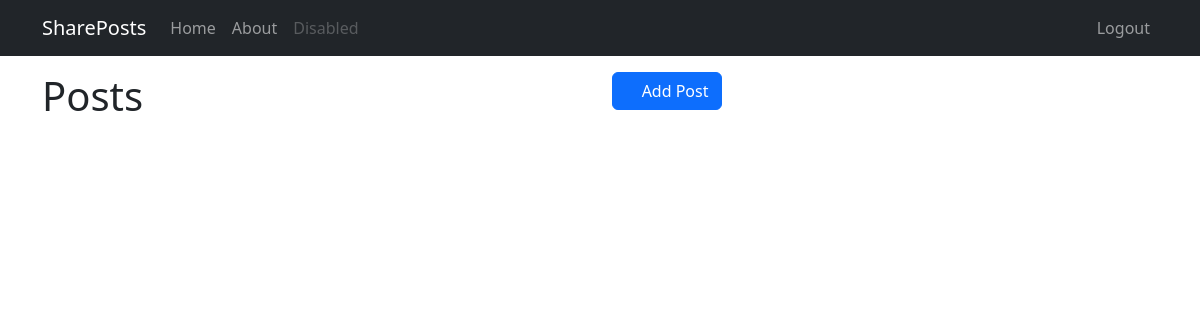
The page /posts (signed in) on the database as committed earlier.
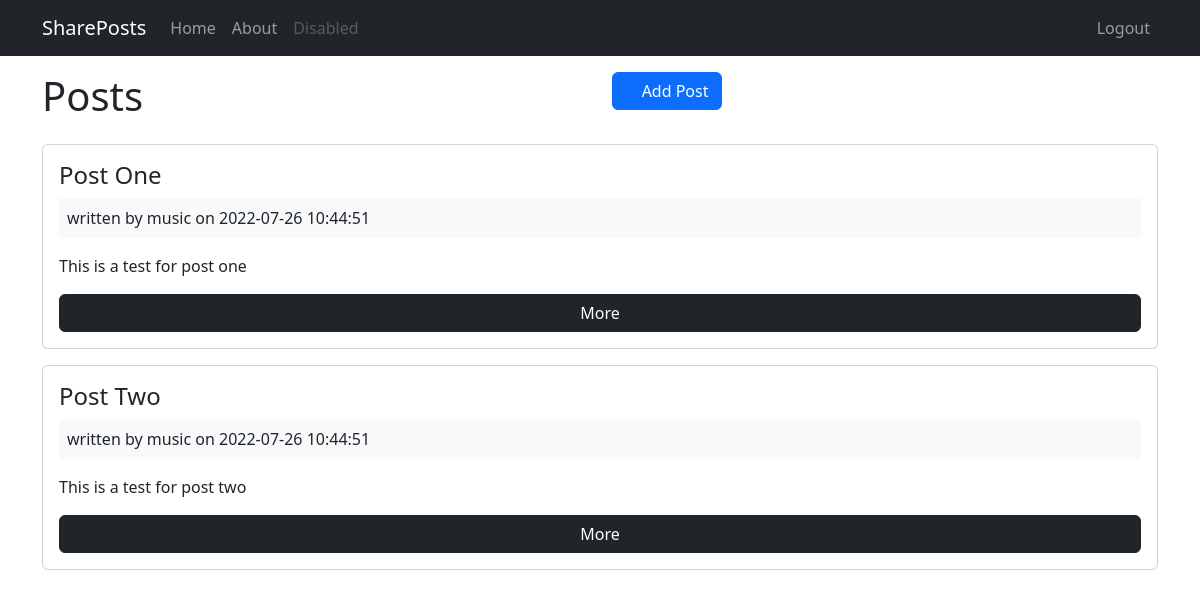
The same page on the database as committed later.
### tables this page shows
CREATE TABLE `posts` (
  `id` int(11) NOT NULL AUTO_INCREMENT,
  `user_id` int(11) DEFAULT NULL,
  `title` varchar(255) DEFAULT NULL,
  `body` text,
  `created_at` datetime DEFAULT CURRENT_TIMESTAMP,
  PRIMARY KEY (`id`)
);

CREATE TABLE `users` (
  `id` int(11) NOT NULL AUTO_INCREMENT,
  `name` varchar(255) DEFAULT NULL,
  `email` varchar(255) DEFAULT NULL,
  `password` varchar(255) DEFAULT NULL,
  `created_at` datetime DEFAULT CURRENT_TIMESTAMP,
  PRIMARY KEY (`id`)
);

### app/controllers/Posts.php (called while the page is built, shortened)
<?php
    class Posts extends Controller {
        public function __construct(){
            $this->postModel = $this->model('Post');
        }
        public function index(){
            $posts = $this->postModel->getPosts();
            $data = [
                'posts' => $posts
            ];
            $this->view('posts/index', $data);
        }
    }

### app/libraries/Core.php (called while the page is built, shortened)
<?php
  class Core {
    protected $currentMethod = 'index';
    public function __construct(){
      $url = $this->getUrl();
      if(file_exists('../app/controllers/' . ucwords($url[0]). '.php')){
        unset($url[0]);
      }
      $this->currentController = new $this->currentController;
      $this->params = $url ? array_values($url) : [];
      call_user_func_array([$this->currentController,$this->currentMethod], $this->params);
    }
    public function getUrl(){
      if(isset($_GET['url'])){
        $url = rtrim($_GET['url'], '/');
        $url = filter_var($url, FILTER_SANITIZE_URL);
        $url = explode('/', $url);
        return $url;
      }
      else {
        return array("");
        }
    }
  }

### public/index.php (called while the page is built, shortened)
<?php
  $init = new Core;

### app/libraries/Database.php (called while the page is built, shortened)
<?php
     class Database{
        private $host = DB_HOST;
        private $user = DB_USER;
        private $pass = DB_PASS;
        private $dbname = DB_NAME;
        private $dbh;
        private $stmt;
        public function __construct(){
            $dsn = 'mysql:host='.$this->host.';dbname='.$this->dbname;
            $options = array(
                PDO::ATTR_PERSISTENT => true,
                PDO::ATTR_ERRMODE => PDO::ERRMODE_EXCEPTION
            );
            try{
                $this->dbh = new PDO($dsn, $this->user, $this->pass, $options);
            }catch(PDOEXception $e){
                $this->error = $e->getMessage();
                echo $this->error;
            }
        }
        public function query($sql){
            $this->stmt = $this->dbh->prepare($sql);
        }
        public function execute(){
            return $this->stmt->execute();
        }
        public function resultSet(){
            $this->execute();
            return $this->stmt->fetchAll(PDO::FETCH_OBJ);
        }
     }

### app/models/Post.php (called while the page is built)
<?php
    class Post{
        private $db;
        public function __construct(){
            $this->db = new Database;
        }
        public function getPosts(){
            $this->db->query("SELECT *,
                             posts.id as postId,
                             users.id as userId,
                             posts.created_at as postCreated,
                             users.created_at as userCreated
                             FROM posts
                             INNER JOIN users
                             ON posts.user_id = users.id
                             ORDER BY posts.created_at DESC
                             ");
            $results = $this->db->resultSet();
            return $results;
        }
    }

### app/views/posts/index.php (the view)
<?php require APPROOT. '/views/inc/header.php';?>
    <div class="row mb-3">
        <div class="col-md-6">
            <h1>Posts</h1>
        </div>
        <div class="col-md-6">
            <a href="<?php echo URLROOT?>/posts/add" class="btn btn-primary pull-right">
            <i class="fa fa-pencil"></i> Add Post
        </a>
        </div>
    </div>
    <?php foreach($data['posts'] as $post) : ?>
        <div class="card card-body mb-3">
            <h4 class="card-title"><?php echo $post->title;?></h4>
            <div class="bg-light p-2 mb-3">
                written by <?php echo $post->name; ?> on <?php echo $post->postCreated; ?>
            </div>
            <p class="card-text"><?php echo $post->body?></p>
            <a href="<?php echo URLROOT?>/posts/show<?php echo $post->postId;?>" class="btn btn-dark">More</a>
        </div>
    <?php endforeach; ?>
<?php require APPROOT. '/views/inc/footer.php'; ?>

### app/libraries/Controller.php (shortened to what this page needs)
<?php
    class Controller{
        public function view($view, $data = []){
            if(file_exists('../app/views/'.$view.'.php')){
                require_once '../app/views/'.$view.'.php';
            }else{
                die('View does not exist');
            }
        }
    }

### app/views/inc/header.php (shortened to what this page needs)
<!DOCTYPE html>
<html lang="en">
<head>
    <link href="https://cdn.jsdelivr.net/npm/bootstrap@5.2.0-beta1/dist/css/bootstrap.min.css" rel="stylesheet"
>
    <link rel="stylesheet" href="https://cdn.jsdelivr.net/npm/@fortawesome/fontawesome-free@6.1.1/css/fontawesome.min.css"
>
    <link rel="stylesheet" href="<?php echo URLROOT; ?>css/style.css">
</head>
<body>
<?php require_once APPROOT.'/views/inc/navbar.php';?>
<div class="container">

### app/views/inc/navbar.php (shortened to what this page needs)
<nav class="navbar navbar-expand-lg bg-dark navbar-dark mb-3 ">
  <div class="container">
    <a class="navbar-brand" href="<?php echo URLROOT;?>"><?php echo SITENAME;?></a>
    <div class="collapse navbar-collapse" id="navbarsExample10">
      <ul class="navbar-nav me-auto">
        <li class="nav-item">
          <a class="nav-link" href="<?php echo URLROOT;?>">Home</a>
        </li>
        <li class="nav-item">
          <a class="nav-link" href="<?php echo URLROOT;?>pages/about">About</a>
        </li>
        <li class="nav-item">
          <a class="nav-link disabled">Disabled</a>
        </li>
        </ul>
      <ul class="navbar-nav ms-auto">
        <?php if(isset($_SESSION['user_id'])) : ?>
          <li class="nav-item">
            <a class="nav-link" href="<?php echo URLROOT;?>/users/logout">Logout</a>
          </li>
      <?php endif; ?>
    </div>
  </div>
</nav>

### app/views/inc/footer.php (shortened to what this page needs)
</div>
</body>
</html>

Rows that differ between the two databases and show on the page:
added posts: title "Post One", user.name "music", created_at "2022-07-26 10:44:51", body "This is a test for post one"
added posts: title "Post Two", user.name "music", created_at "2022-07-26 10:44:51", body "This is a test for post two"
